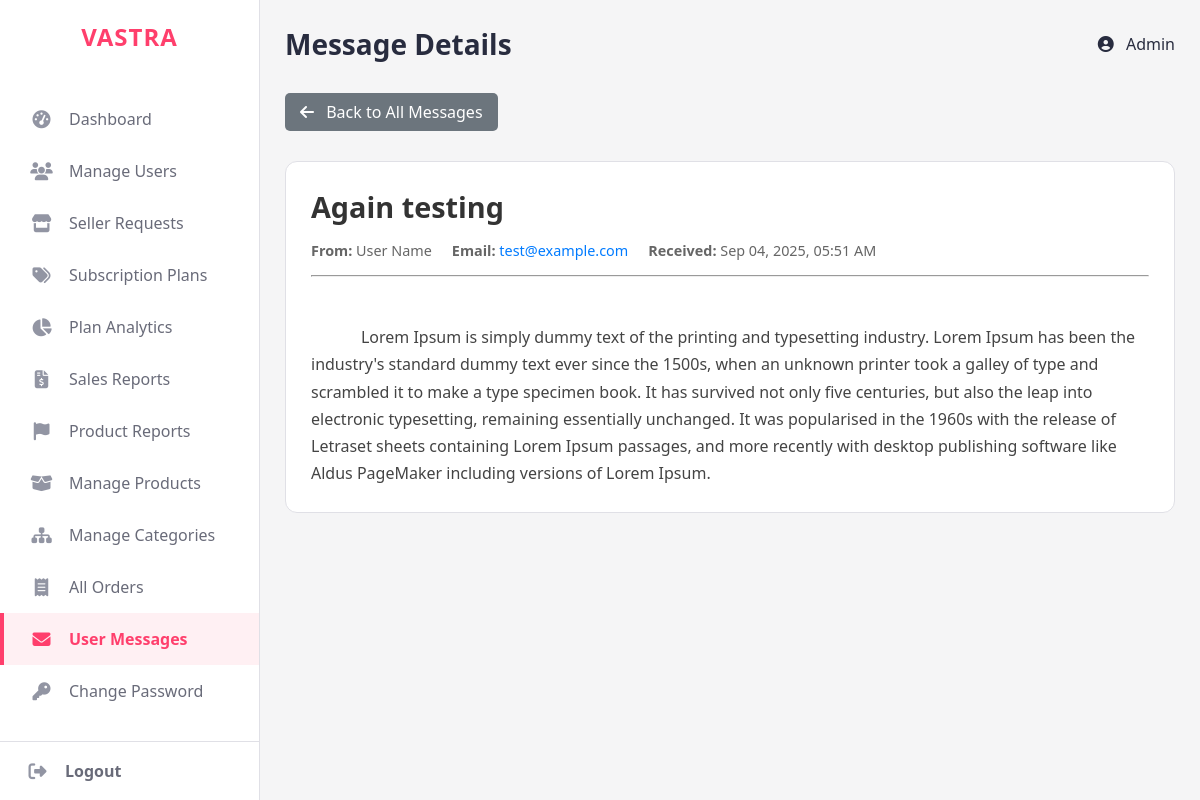
Page /admin/message-detail.php?id=2 (signed in) on the committed database.
### tables this page shows
CREATE TABLE `users` (
  `user_id` int(11) NOT NULL,
  `fname` varchar(50) NOT NULL,
  `lname` varchar(50) NOT NULL,
  `email` varchar(50) NOT NULL,
  `phone` varchar(10) NOT NULL
);

CREATE TABLE `contact_messages` (
  `message_id` int(11) NOT NULL,
  `user_id` int(11) NOT NULL,
  `subject` varchar(255) NOT NULL,
  `message` text NOT NULL,
  `status` enum('unread','read','replied') NOT NULL DEFAULT 'unread',
  `created_at` timestamp NOT NULL DEFAULT current_timestamp()
);

### admin/message-detail.php (the view, shortened to what this page needs)
<?php
include "../config.php";
$message_id = filter_input(INPUT_GET, 'id', FILTER_VALIDATE_INT);
$message = null;
$sql = "SELECT cm.message_id, cm.subject, cm.message, cm.status, cm.created_at, u.fname, u.lname, u.email
        FROM contact_messages cm
        JOIN users u ON cm.user_id = u.user_id
        WHERE cm.message_id = ?";
if ($stmt = $conn->prepare($sql)) {
    $stmt->bind_param("i", $message_id);
    $stmt->execute();
    $result = $stmt->get_result();
    if ($result->num_rows === 1) {
        $message = $result->fetch_assoc();
    }
}
$result_admin_name = $conn->query("SELECT fname FROM users WHERE user_id = {$_SESSION['admin_id']}");
$admin_name = $result_admin_name->fetch_assoc()['fname'];
?>
<!DOCTYPE html>
<html lang="en">
<head>
  <link rel="stylesheet" href="https://cdnjs.cloudflare.com/ajax/libs/font-awesome/6.4.0/css/all.min.css">
  <link rel="stylesheet" href="style.css">
</head>
<body>
  <aside class="sidebar">
    <?php require "header.php"; ?>
  </aside>
  <div class="main-content">
    <header class="header">
      <h1>Message Details</h1>
      <div class="admin-profile"><a href="#"><i class="fas fa-user-circle"></i> <?php echo htmlspecialchars($admin_name); ?></a></div>
    </header>
    <main>
      <div class="toolbar">
        <a href="view-messages.php" class="back-button">
          <i class="fas fa-arrow-left"></i> Back to All Messages
        </a>
      </div>
      <?php if ($message): ?>
        <section class="content-card message-detail-card">
          <div class="detail-header">
            <h2><?php echo htmlspecialchars($message['subject']); ?></h2>
          </div>
          <div class="detail-meta">
            <span><strong>From:</strong> <?php echo htmlspecialchars($message['fname'] . ' ' . $message['lname']); ?></span>
            <span><strong>Email:</strong> <a href="mailto:<?php echo htmlspecialchars($message['email']); ?>"><?php echo htmlspecialchars($message['email']); ?></a></span>
            <span><strong>Received:</strong> <?php echo date('M d, Y, h:i A', strtotime($message['created_at'])); ?></span>
          </div>
          <hr>
          <div class="message-body">
            <?php echo nl2br(htmlspecialchars($message['message'])); ?>
          </div>
        </section>
      <?php else: ?>
        <section class="content-card">
          <p>Message not found. It may have been deleted.</p>
        </section>
      <?php endif; ?>
    </main>
  </div>
</body>
</html>

### admin/style.css (style rules this page uses)
:root { --primary: #ff3f6c; --primary-dark: #e6395a; --primary-light-bg: #fff0f3; --secondary: #282c3f; --light-gray: #f5f5f6; --dark-gray: #696b79; --white: #ffffff; --border-color: #e0e0e6; --success: #28a745; --warning: #ffc107; --danger: #dc3545; }
* { margin: 0; padding: 0; box-sizing: border-box; }
body { font-family: 'Segoe UI', Tahoma, Geneva, Verdana, sans-serif; background-color: var(--light-gray); display: flex; color: var(--secondary); }
.main-content { margin-left: 260px; width: calc(100% - 260px); padding: 25px; }
.header { display: flex; justify-content: space-between; align-items: center; margin-bottom: 30px; }
.header h1 { font-size: 28px; color: var(--secondary); }
.admin-profile a { color: var(--secondary); text-decoration: none; font-weight: 500; }
.admin-profile .fa-user-circle { margin-right: 8px; }
.content-card { background: white; margin-top: 30px; padding: 25px; border-radius: 12px; border: 1px solid var(--border-color); }
.content-card h2 { margin-bottom: 20px; color: var(--secondary); }

### admin/message-detail.php (style rules this page uses)
.toolbar { margin-bottom: 20px; }
.back-button { display: inline-block; background-color: #6c757d; color: #fff !important; padding: 8px 15px; border-radius: 5px; text-decoration: none; transition: background-color 0.3s; }
.back-button i { margin-right: 8px; }
.message-detail-card { padding: 25px; }
.detail-header h2 { margin-top: 0; margin-bottom: 15px; font-size: 1.8rem; color: #333; }
.detail-meta { display: flex; flex-wrap: wrap; gap: 20px; color: #666; font-size: 0.9rem; margin-bottom: 15px; }
.detail-meta a { color: #007bff; text-decoration: none; }
.message-body { margin-top: 20px; line-height: 1.7; font-size: 1rem; color: #444; white-space: pre-wrap; word-wrap: break-word; }

### admin/header.php (style rules this page uses)
.sidebar { width: 260px; background-color: var(--white); height: 100vh; position: fixed; top: 0; left: 0; display: flex; flex-direction: column; border-right: 1px solid var(--border-color); z-index: 100; }

### rows in the picture
users: fname "Admin"
contact_messages: subject "Again testing", user.lname "User Name", user.email "test@example.com", created_at "Sep 04, 2025, 05:51 AM", message "Lorem Ipsum is simply dummy text of the printing and typesetting industry. Lorem Ipsum has been the industry's standard dummy text ever since the 1500s, when an unknown printer took a galley of type and scrambled it to make a type specimen book. It has survived not only five centuries, but also the leap into electronic typesetting, remaining essentially unchanged. It was popularised in the 1960s with the release of Letraset sheets containing Lorem Ipsum passages, and more recently with desktop publishing software like Aldus PageMaker including versions of Lorem Ipsum."
